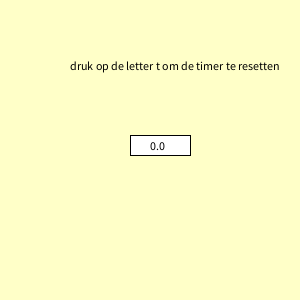
Frame 1 (no input)
Frame 60 (the mouse pressed at the canvas centre just before this capture): identical to frame 1, image omitted
Frame 120 (the mouse held since frame 60 and released just before this capture): identical to frame 1, image omitted

The Processing sketch that drew this single still picture (run headless with seeded random() and noise(); from frame 60 on, the mouse is pressed at the canvas centre):

// Processing sketch: H12_opdr_4
// ── H12_opdr_4.pde
int seconden = 0;
int millis1 = 0;
int j = 3;
int i;
int millis2;


void setup(){
  size(300,300);

}



void keyPressed(){
  if(keyCode == 32){
    j++;
    millis2 = millis();
  }
  if(key == 't'){
    seconden = 0;
    millis1 = 0;
  }
}

void draw(){
  background(255,255,200);
 i=j%2;
 if(i == 0){
  millis1 = millis()%1000;
  seconden = (millis()-millis2)/1000;
 }
  fill(255,255,255);
  rect(130,135,60,20);
  fill(0,0,0);
  text(seconden+"."+millis1,150,150);
  text("druk op de letter t om de timer te resetten",70,70);
 }
